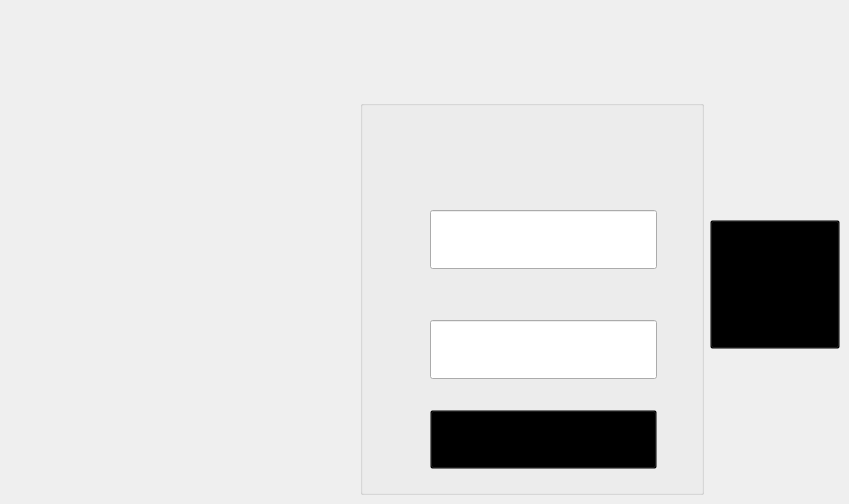
    <widget class="QWidget" name="LoginPage">
     <property name="styleSheet">
      <string notr="true">#LoginPage{

        background-image: url(:/Tivanex - App Ui - Preform/Tivanex - App Ui 04 - Page 1-1 Power/Blur BG.jpg);
}</string>
     </property>
     <widget class="QGroupBox" name="groupBox_3">
      <property name="geometry">
       <rect>
        <x>360</x>
        <y>100</y>
        <width>344</width>
        <height>395</height>
       </rect>
      </property>
      <property name="styleSheet">
       <string notr="true">#groupBox_3{border-image: url(:/Tivanex - App Ui - Preform/Tivanex - App Ui 04 - Page 1-1 Login popup/Rectangle 198.svg);
}</string>
      </property>
      <property name="title">
       <string/>
      </property>
      <widget class="QLineEdit" name="Login_UserName_LE">
       <property name="geometry">
        <rect>
         <x>70</x>
         <y>110</y>
         <width>227</width>
         <height>59</height>
        </rect>
       </property>
       <property name="font">
        <font>
         <pointsize>16</pointsize>
        </font>
       </property>
       <property name="styleSheet">
        <string notr="true">border-image: url(:/Tivanex - App Ui - Preform/Tivanex - App Ui 04 - Page 1-1 Login popup/Group 467.svg);
color: rgb(255, 255, 255);</string>
       </property>
       <property name="alignment">
        <set>Qt::AlignmentFlag::AlignCenter</set>
       </property>
      </widget>
      <widget class="QLineEdit" name="Login_Password_LE">
       <property name="geometry">
        <rect>
         <x>70</x>
         <y>220</y>
         <width>227</width>
         <height>59</height>
        </rect>
       </property>
       <property name="font">
        <font>
         <pointsize>16</pointsize>
        </font>
       </property>
       <property name="styleSheet">
        <string notr="true">border-image: url(:/Tivanex - App Ui - Preform/Tivanex - App Ui 04 - Page 1-1 Login popup/Group 467.svg);
color: rgb(255, 255, 255);</string>
       </property>
       <property name="alignment">
        <set>Qt::AlignmentFlag::AlignCenter</set>
       </property>
      </widget>
      <widget class="QPushButton" name="Login_PB">
       <property name="geometry">
        <rect>
         <x>70</x>
         <y>310</y>
         <width>227</width>
         <height>59</height>
        </rect>
       </property>
       <property name="styleSheet">
        <string notr="true">image: url(:/Tivanex - App Ui - Preform/Tivanex - App Ui 04 - Page 1-1 Login popup/Group 469.svg);
background-color: transparent;</string>
       </property>
       <property name="text">
        <string/>
       </property>
      </widget>
      <widget class="QLabel" name="label_50">
       <property name="geometry">
        <rect>
         <x>80</x>
         <y>80</y>
         <width>14</width>
         <height>16</height>
        </rect>
       </property>
       <property name="styleSheet">
        <string notr="true">image: url(:/Tivanex - App Ui - Preform/Tivanex - App Ui 04 - Page 2-4/User.svg);</string>
       </property>
       <property name="text">
        <string/>
       </property>
      </widget>
      <widget class="QLabel" name="label_51">
       <property name="geometry">
        <rect>
         <x>80</x>
         <y>181</y>
         <width>14</width>
         <height>16</height>
        </rect>
       </property>
       <property name="styleSheet">
        <string notr="true">image: url(:/Tivanex - App Ui - Preform/Tivanex - App Ui 04 - Page 2-4/Group 292.svg);</string>
       </property>
       <property name="text">
        <string/>
       </property>
      </widget>
      <widget class="QLabel" name="label_52">
       <property name="geometry">
        <rect>
         <x>100</x>
         <y>181</y>
         <width>84</width>
         <height>16</height>
        </rect>
       </property>
       <property name="styleSheet">
        <string notr="true">image: url(:/Tivanex - App Ui - Preform/Tivanex - App Ui 04 - Page 2-4/Password_-1.svg);</string>
       </property>
       <property name="text">
        <string/>
       </property>
      </widget>
      <widget class="QLabel" name="label_53">
       <property name="geometry">
        <rect>
         <x>102</x>
         <y>81</y>
         <width>84</width>
         <height>16</height>
        </rect>
       </property>
       <property name="styleSheet">
        <string notr="true">image: url(:/Tivanex - App Ui - Preform/Tivanex - App Ui 04 - Page 2-4/Username.svg);</string>
       </property>
       <property name="text">
        <string/>
       </property>
      </widget>
     </widget>
     <widget class="QLabel" name="label_49">
      <property name="geometry">
       <rect>
        <x>470</x>
        <y>80</y>
        <width>120</width>
        <height>24</height>
       </rect>
      </property>
      <property name="styleSheet">
       <string notr="true">image: url(:/Tivanex - App Ui - Preform/Tivanex - App Ui 04 - Page 1-1 Login popup/Layer 1.svg);</string>
      </property>
      <property name="text">
       <string/>
      </property>
     </widget>
     <widget class="QLabel" name="label_54">
      <property name="geometry">
       <rect>
        <x>740</x>
        <y>150</y>
        <width>62</width>
        <height>285</height>
       </rect>
      </property>
      <property name="styleSheet">
       <string notr="true">image: url(:/Tivanex - App Ui - Preform/Tivanex - App Ui 04 - Page 2-1/Rectangle 333.svg);</string>
      </property>
      <property name="text">
       <string/>
      </property>
     </widget>
     <widget class="QPushButton" name="LoginPage_keyboard_PB">
      <property name="geometry">
       <rect>
        <x>710</x>
        <y>220</y>
        <width>130</width>
        <height>129</height>
       </rect>
      </property>
      <property name="styleSheet">
       <string notr="true">image: url(:/Tivanex - App Ui - Preform/Tivanex - App Ui 04 - Page 2-1/Group 396.svg);
background-color: transparent;</string>
      </property>
      <property name="text">
       <string/>
      </property>
     </widget>
    </widget>
